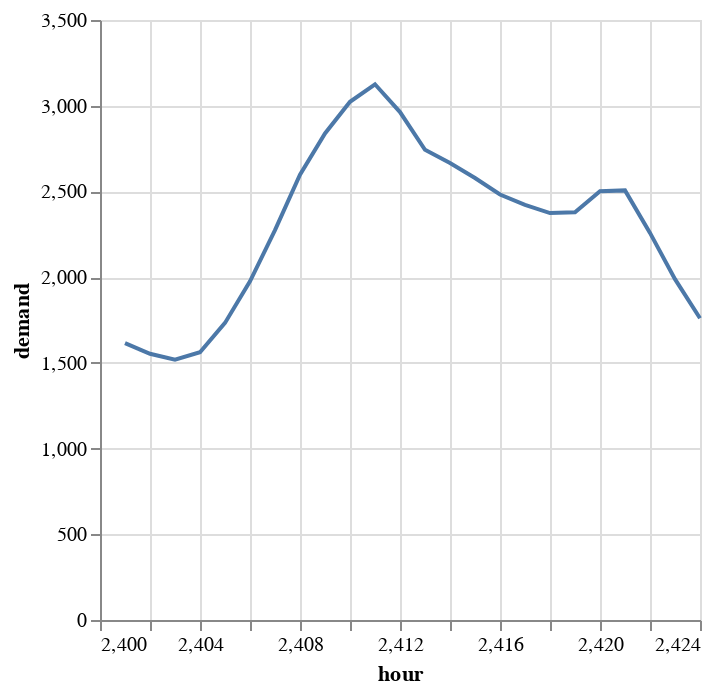

Notebook code cell kept with this figure:
### Markdown cell above
For reference, here is the load shape (after subtracting BTM solar) we are trying solve:

### Code cell
loads_multi |>
@vlplot(:line, 
    x=:hour, y=:demand)

### Figure 1 — Vega-Lite specification as saved in the notebook (floating-point values rounded to 4 significant figures)
{"data": {"values": [{"demand": 1615, "hour": 2401}, {"demand": 1553, "hour": 2402}, {"demand": 1518, "hour": 2403}, {"demand": 1562, "hour": 2404}, {"demand": 1733, "hour": 2405}, {"demand": 1976, "hour": 2406}, {"demand": 2274, "hour": 2407}, {"demand": 2597, "hour": 2408}, {"demand": 2838, "hour": 2409}, {"demand": 3023, "hour": 2410}, {"demand": 3125, "hour": 2411}, {"demand": 2963, "hour": 2412}, {"demand": 2743, "hour": 2413}, {"demand": 2666, "hour": 2414}, {"demand": 2578, "hour": 2415}, {"demand": 2482, "hour": 2416}, {"demand": 2422, "hour": 2417}, {"demand": 2374, "hour": 2418}, {"demand": 2378, "hour": 2419}, {"demand": 2501, "hour": 2420}, {"demand": 2506, "hour": 2421}, {"demand": 2258, "hour": 2422}, {"demand": 1988, "hour": 2423}, {"demand": 1760, "hour": 2424}]}, "encoding": {"x": {"field": "hour", "type": "quantitative"}, "y": {"field": "demand", "type": "quantitative"}}, "mark": "line"}
